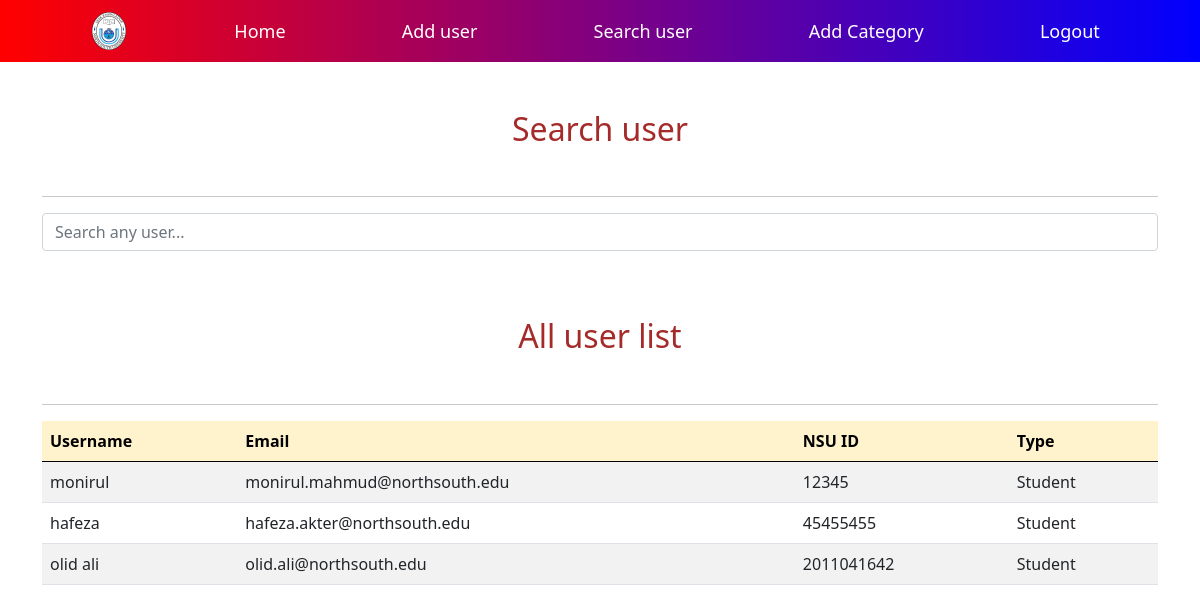
Screenshot of /admin-search-user.php with the database file from the repository.
### tables this page shows
CREATE TABLE `users` (
  `id` int(100) NOT NULL,
  `email` varchar(100) NOT NULL,
  `nsu_id` int(11) NOT NULL,
  `type` varchar(10) NOT NULL,
  `username` varchar(50) NOT NULL,
  `pass` varchar(50) NOT NULL
);

### admin-search-user.php (the view, shortened to what this page needs)
<!DOCTYPE html>
<html lang="en">
  <head>
    <link
      href="https://cdn.jsdelivr.net/npm/bootstrap@5.0.2/dist/css/bootstrap.min.css"
      rel="stylesheet"
    />
  </head>
  <body>
  <div class="nav">
      <img src="img/logo.png" width="50px" alt="logo" />
      <div><a class="nav-link" href="admin-home.php">Home</a></div>
      <div><a class="nav-link" href="admin-add-user.php">Add user</a></div>
      <div><a class="nav-link" href="admin-search-user.php">Search user</a></div>
      <div><a class="nav-link" href="admin-add-category.php">Add Category</a></div>
      <div><a class="nav-link" href="logout.php">Logout</a></div>
    </div>
    <div class="container my-4" id="ques">
        <h2 class="text-center my-5" style="color:brown">Search user</h2><hr>
        <div id="search-bar" class="md-form active-pink-2 mb-3">
          <input class="form-control" id="search" type="text" placeholder="Search any user..." aria-label="Search" autocomplete="off">
        </div>
      <table id="main" border="0" cellspacing="0">
        <tr>
          <td id="table-data">
          </td>
        </tr>
      </table>
<h2 class="text-center my-5" style="color:brown">All user list</h2><hr>
      <table class="table table-striped"   cellspacing="1" cellpadding="10px" style="width: 100%;">
        <thead>
          <tr class="table-warning">
            <th>Username</th>
            <th>Email</th>
            <th>NSU ID</th>
            <th>Type</th>
          </tr>
        </thead>
          <?php
          include 'dbconnector.php';
          $sql = "SELECT * FROM users";
          $result = mysqli_query($conn, $sql);
          while($row = mysqli_fetch_assoc($result)){
            ?>
             <tr>
                <td> <?php echo $row["username"]; ?></td>
                <td> <?php echo $row["email"]; ?></td>
                <td> <?php echo $row["nsu_id"]; ?></td>
                <td> <?php echo $row["type"]; ?></td>
            </tr>
            <?php
             }
          ?>
    </div>
</body>
</html>

### admin-search-user.php (style rules this page uses)
.nav { display: flex; width: 100%; height: 62px; background: linear-gradient(to left, blue, purple, red); align-items: center; justify-content: space-evenly; color: white; font-size: 18px; }
.nav-link { color: white; }

### rows the page displays
users: username "monirul", email "monirul.mahmud@northsouth.edu", nsu "12345", type "Student"
users: username "hafeza", email "hafeza.akter@northsouth.edu", nsu "45455455", type "Student"
users: username "olid ali", email "olid.ali@northsouth.edu", nsu "2011041642", type "Student"
